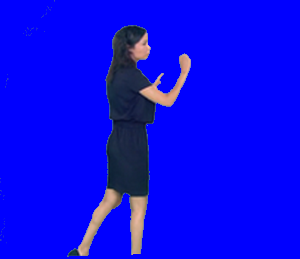
#> input picture 19b - Images Incrustées/Ressources/presentatrice meteo.bmp, 300 x 259 px
$ python Mini_Projet_Debut.py
#> lines starting #> are read from the running program, lines starting #| are printed output that depends on the picture
from PIL import Image
#https://stackoverflow.com/questions/35531932/pil-remove-background-image-from-image
#https://stackoverflow.com/questions/52145972/remove-image-background-and-create-a-transparent-image-using-pythons-pil

def Incrustation (input_image_puth, input2_image_path, output_image_path):
    #Import des images + Transformation de l'image en RGBA pour travailler avec la transparence (ALPHA)
#> called with input_image_puth = '../Ressources/presentatrice meteo.bmp', input2_image_path = '../Ressources/Carte meteo.bmp', output_image_path = '../Rendus/Incrustation.bmp'
    original_image=Image.open(input_image_puth).convert("RGBA")
    background_image=Image.open(input2_image_path).convert("RGBA")
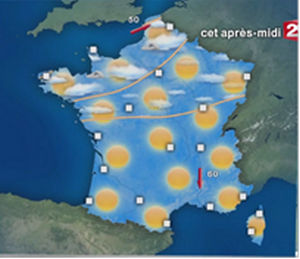
#> input picture 19b - Images Incrustées/Ressources/Carte meteo.bmp, 300 x 259 px

    #Lire les informations de l'image (les données des pixels)
    datas =original_image.getdata()

    # #Récuperation des dimensions de l'image
    width, height = original_image.size
#> width = 300; height = 259

    #Définition d'une liste vide pour les datas
    newData=[]

    for item in datas:
        if item[0]== 0 and item[1]== 0 and item[2]== 255:
            newData.append((255, 255, 255, 0))
        else:
            newData.append(item)
#> this loop made 77700 passes
#> item on passes 1 to 3: (0, 0, 255, 255), (0, 0, 255, 255), (0, 0, 255, 255)
#> after the loop, newData = 77700 items

    #Changement des datas de l'image (présentatrice)
    original_image.putdata(newData)
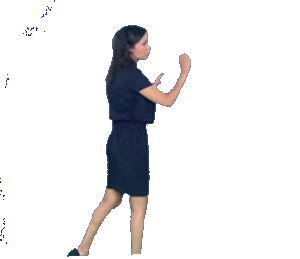
#> original_image: PIL image 300x259 RGBA; mean R, G, B, A 233.8, 233.5, 235.1, 30.7; transparent parts drawn white

    #Copie de la présentatrice sur la carte météo
    background_image.paste(original_image, (50,0), original_image)
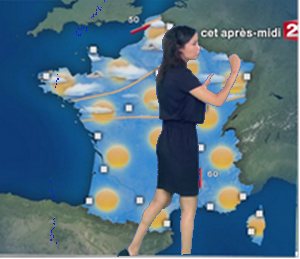
#> background_image: PIL image 300x259 RGBA; mean R, G, B, A 78.8, 109, 128.3, 255
    background_image.show()

    #Enregistrement de l'image
    background_image.save(output_image_path)

if __name__ == '__main__':
    img="../Ressources/presentatrice meteo.bmp"
    img2="../Ressources/Carte meteo.bmp"
    Incrustation(img, img2, "../Rendus/Incrustation.bmp")
